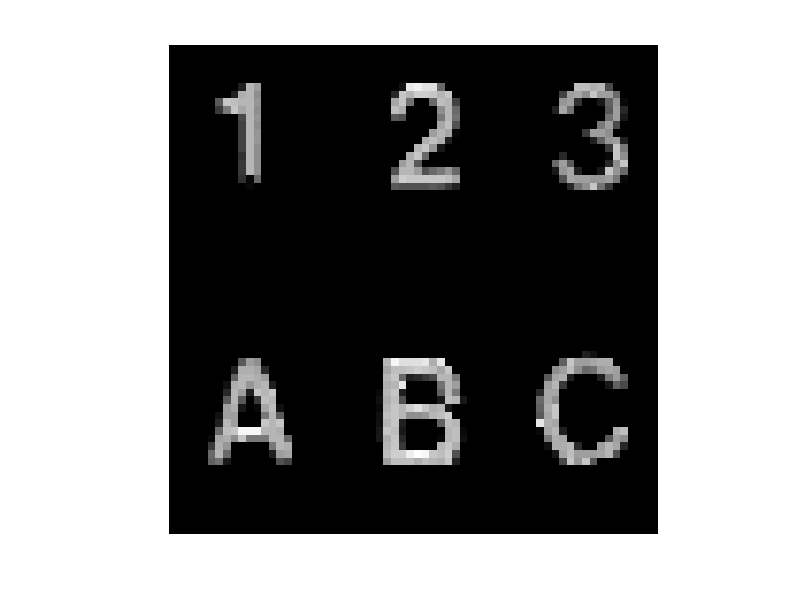
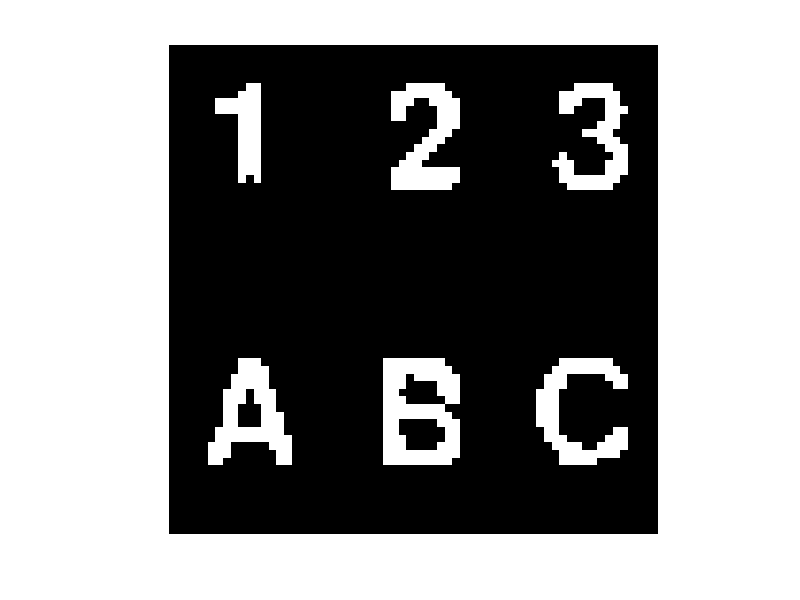

Write MATLAB code to recreate these figures, in order.
clear all;
clc;

%Display the image

%read the original text file to a 64*64 matrix
fileID = fopen('charact1.txt');
im1_ori = fscanf(fileID,'%s');
im1_ori = reshape(im1_ori, [64,64]);
im1_ori = im1_ori';
fclose(fileID);

%convert each element from 32 base to dec
for j = 1:64
    for i = 1:64
        im1_ori(i,j) = base2dec(im1_ori(i,j),32);
    end
end

%convert char matrix to num matrix
im1_ori = double(im1_ori);

%display the image
figure('name','original image'), imshow(im1_ori, []);

%thresholding
threshold = 5;
im1_thr= zeros(64);
for j = 1:64
    for i = 1:64
        if im1_ori(i,j) < threshold
            im1_thr(i,j)= 0;
        else
            im1_thr(i,j)= 1;
        end
    end
end
figure('name','thresholding'), imshow(im1_thr,[]);
